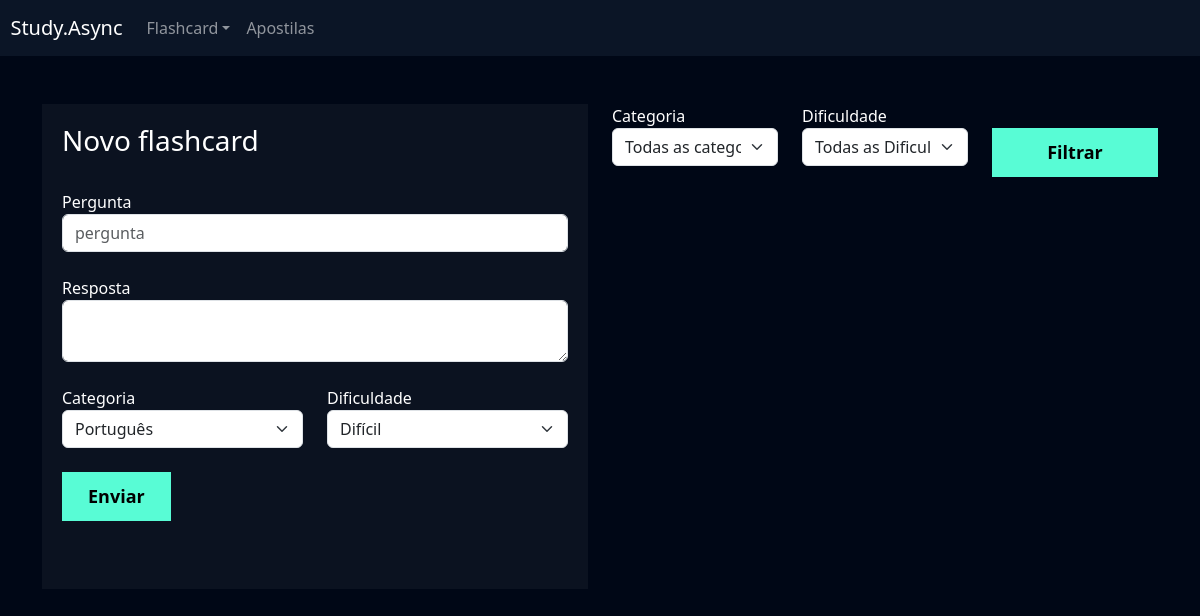
Before: /flashcard/novo_flashcard (signed in) with the older database file.
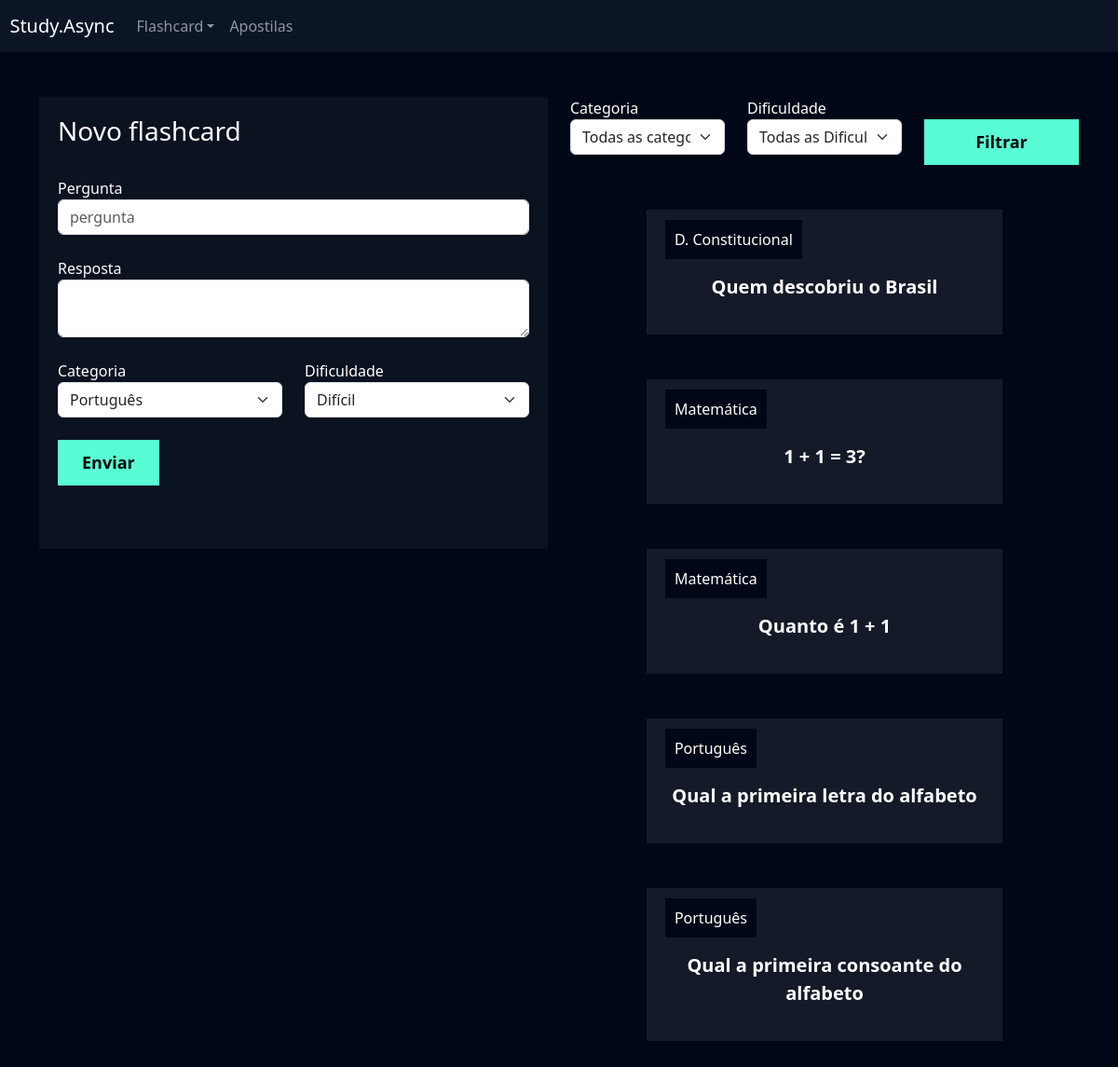
After: the same page with the newer database file.
### flashcard/models.py (models this page shows, shortened)
class Flashcard(models.Model):
    DIFICULDADE_CHOICES = (('D', 'Difícil'), ('M', 'Médio'), ('F', 'Fácil'))
    user = models.ForeignKey(User, on_delete=models.DO_NOTHING)
    pergunta = models.CharField(max_length=100)
    resposta = models.TextField()
    categoria = models.ForeignKey(Categoria, on_delete=models.DO_NOTHING)
    dificuldade = models.CharField(max_length=1, choices=DIFICULDADE_CHOICES)

class Categoria(models.Model):
    nome = models.CharField(max_length=20)
    def __str__(self):
        return self.nome

### flashcard/views.py (the view, shortened to what this page needs)
# urls.py: path('novo_flashcard', views.novo_flashcard, name='novo_flashcard'),
def novo_flashcard(request):
    print(request.user)
    if not request.user.is_authenticated:
        return redirect ('/usuarios/logar')
    if request.method == 'GET':
        categorias = Categoria.objects.all()
        dificuldades = Flashcard.DIFICULDADE_CHOICES
        flashcards = Flashcard.objects.filter(user=request.user).order_by('categoria__nome')
        categoria_filtrar = request.GET.get('categoria')
        dificuldade_filtrar = request.GET.get('dificuldade')
        if categoria_filtrar:
            flashcards = flashcards.filter(categoria__id=categoria_filtrar)
        if dificuldade_filtrar:
            flashcards = flashcards.filter(dificuldade=dificuldade_filtrar)
        return render(request, 'novo_flashcard.html',
                      {'categorias':categorias,
                       'dificuldades':dificuldades,
                       'flashcards':flashcards,
                       })

### flashcard/templates/novo_flashcard.html (shortened to what this page needs)
{% extends "base.html" %}
{% load static %}
{% block 'cabecalho' %}
 <link href="{% static 'usuarios/css/cadastro.css' %}" rel="stylesheet">
 <link href='https://unpkg.com/boxicons@2.1.4/css/boxicons.min.css' rel='stylesheet'>
 <link href="{% static 'flashcard/css/novo_flashcard.css' %}" rel="stylesheet">
{% endblock 'cabecalho' %}
{% block 'conteudo' %}
{% include 'partials/header.html' %}
 <div class="container">
 <br>
 <br>
 <div class="row">
 <div class="col-md">
 <div class="box-form">
 <form action="" method="POST"> {% csrf_token %}
 <h3>Novo flashcard</h3>
 <br>
<label>Pergunta</label>
 <input type="text" class="form-control" placeholder="pergunta" name="pergunta">
 <br>
<label>Resposta</label>
 <textarea class="form-control" name="resposta"></textarea>
 <br>
<div class="row">
 <div class="col-md">
 <label for="">Categoria</label>
 <select class="form-select" name="categoria">
    {% for categoria in categorias %}
        <option value="{{categoria.id}}">{{categoria}}</option>
    {% endfor %}
 </select>
 </div>
<div class="col-md">
 <label for="">Dificuldade</label>
 <select class="form-select" name="dificuldade">
    {% for dificuldade in dificuldades %}
        <option value="{{dificuldade.0}}">{{dificuldade.1}}</option>
    {% endfor %}
 </select>
 </div>
 </div>
<br>
<input type="submit" value="Enviar" class="btn-cadastro">
 <br>
<br>
<br>
 </form>
 </div>
 </div>
 <div class="col-md">
 <form action="{% url 'novo_flashcard' %}" method="GET">
    <div class="row">
        <div class="col-md">
        <label for="">Categoria</label>
        <select name="categoria" id="" class="form-select">
        <option value="">Todas as categorias</option>
    </select>
</div>
<div class="col-md">
    <label for="">Dificuldade</label>
    <select name="dificuldade" id="" class="form-select">
            <option value="">Todas as Dificuldades</option>
        </select>
        </div>
       <div class="col-md">
        <br>
       <input type="submit" style="width: 100%" value="Filtrar" class="btn-cadastro">
        </div>
        </div>
        </form>
        <br>
        <br>
        {% for flash in flashcards %}
            <div class="box-new-flashcard" onclick="flip_card({{flash.id}})">
                <div class="flashcard">
                    <div class="flashcard-categoria">
                    {{flash.categoria}}
                    </div>
            <br>
            <br>
            <div class="flashcard-box-item">
            <p class="flashcard-item">{{flash.pergunta}}</p>
            </div>
            </div>
            </div>
            <br>
            <br>
        {% endfor %}
{% endblock 'conteudo' %}

Changed rows visible on the page:
added Flashcard: categoria "D. Constitucional", pergunta "Quem descobriu o Brasil"
now on this page (row edited): Flashcard: categoria "Matemática", pergunta "1 + 1 = 3?"
added Flashcard: categoria "Matemática", pergunta "Quanto é 1 + 1"
added Flashcard: categoria "Português", pergunta "Qual a primeira letra do alfabeto"
added Flashcard: categoria "Português", pergunta "Qual a primeira consoante do alfabeto"
